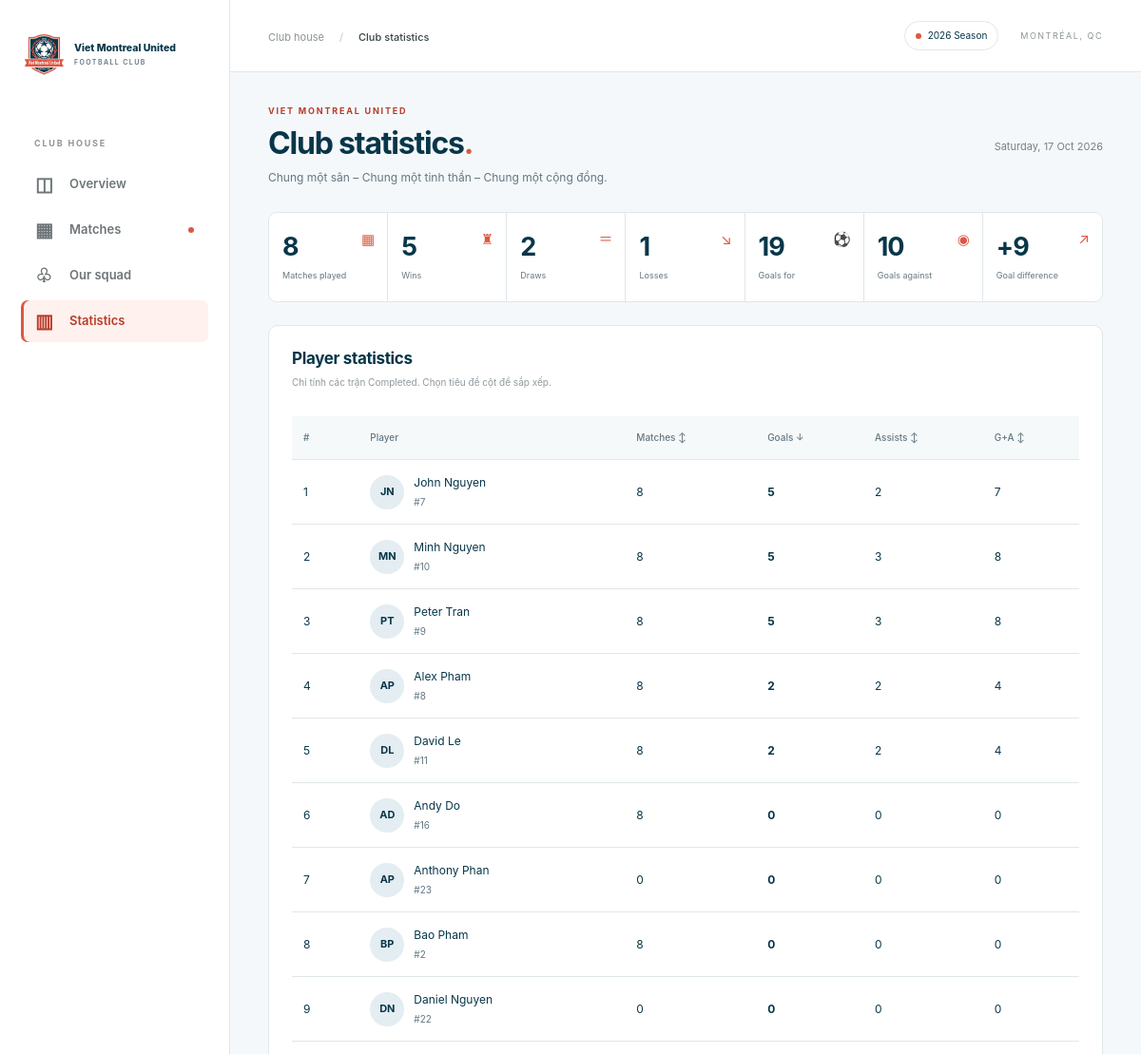
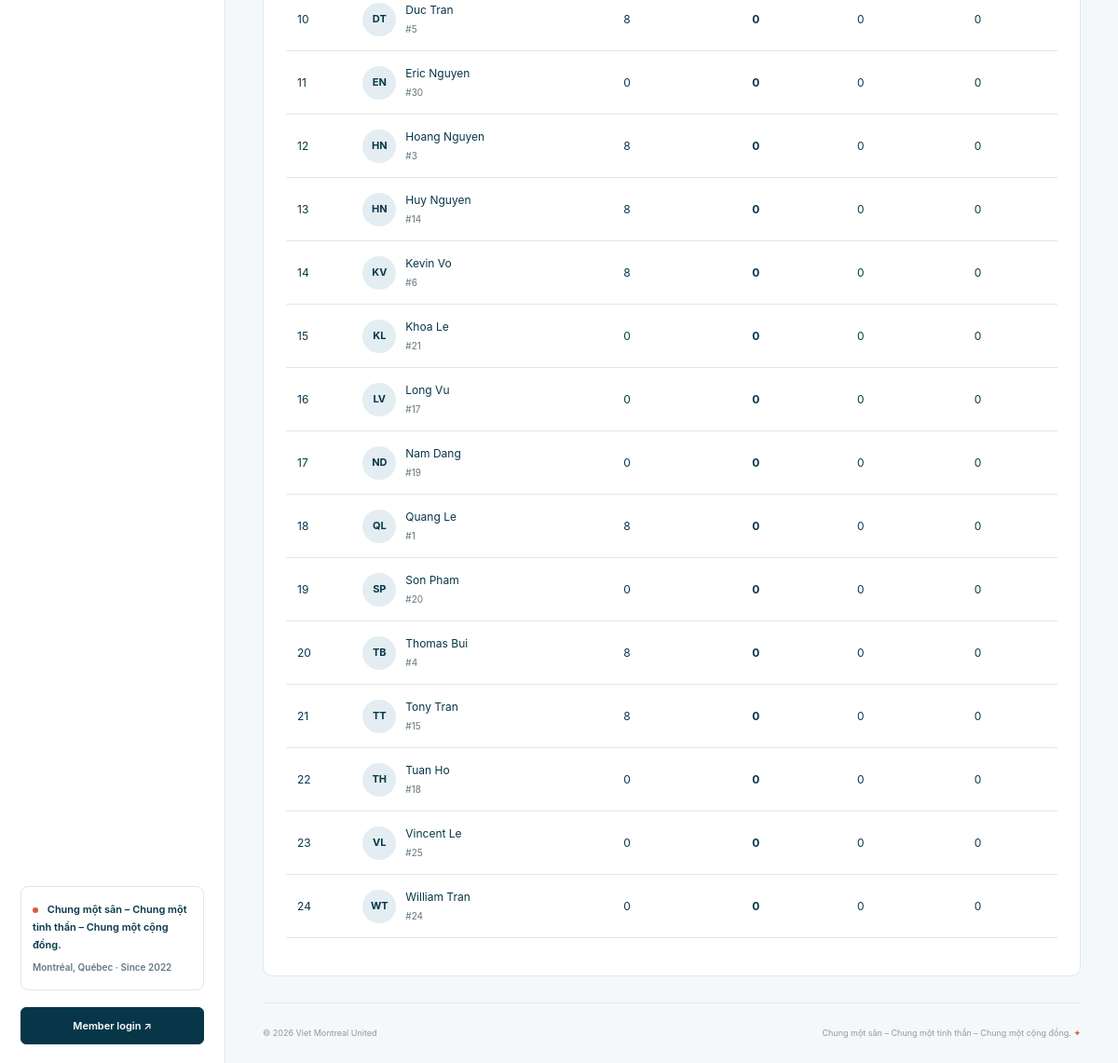
Screenshot of /index.php?page=statistics with the database file from the repository (2 pictures, top to bottom).
### tables this page shows
CREATE TABLE players (
 id INT UNSIGNED AUTO_INCREMENT PRIMARY KEY,
 full_name VARCHAR(120) NOT NULL,
 jersey_number VARCHAR(20) NOT NULL,
 jersey_key VARCHAR(20) GENERATED ALWAYS AS (LOWER(TRIM(jersey_number))) STORED,
 CONSTRAINT players_jersey_nonempty CHECK (CHAR_LENGTH(TRIM(jersey_number)) > 0),
 UNIQUE KEY players_jersey_unique (jersey_key),
 birth_year SMALLINT UNSIGNED NULL,
 photo_path VARCHAR(190) NULL,
 is_active TINYINT(1) NOT NULL DEFAULT 1,
 created_at TIMESTAMP NOT NULL DEFAULT CURRENT_TIMESTAMP,
 updated_at TIMESTAMP NOT NULL DEFAULT CURRENT_TIMESTAMP ON UPDATE CURRENT_TIMESTAMP
);

### public/index.php (called while the page is built, shortened)
<?php
$page=is_string($_GET['page'] ?? null)?$_GET['page']:'home';
$routes=['home'=>'home','matches'=>'matches','match'=>'match','players'=>'players','profile'=>'profile','statistics'=>'statistics','login'=>'login','account'=>'account','admin'=>'home','admin-players'=>'admin-players','admin-player-edit'=>'admin-player-edit','admin-matches'=>'admin-matches','admin-match-edit'=>'admin-match-edit','admin-attendance'=>'admin-match-data','admin-stats'=>'admin-match-data','admin-users'=>'admin-users','admin-settings'=>'admin-settings'];
try { require __DIR__.'/../app/views/'.$routes[$page].'.php'; $content=ob_get_clean(); }
catch (DomainException $e) { ob_end_clean(); abort_page(404,$e->getMessage()); }
require __DIR__.'/../app/views/layout.php';

### app/views/statistics.php (the view)
<?php require_once __DIR__.'/components.php'; metric_cards(); $sort=is_string($_GET['sort'] ?? null)?$_GET['sort']:'goals'; ?>
<section class="panel mt-4"><?php section_heading('Player statistics'); ?><p class="panel-subtitle">Chỉ tính các trận Completed. Chọn tiêu đề cột để sắp xếp.</p><div class="table-responsive"><table class="table"><thead><tr><th>#</th><th>Player</th><?php foreach(['played'=>'Matches','goals'=>'Goals','assists'=>'Assists','contributions'=>'G+A'] as $key=>$label): ?><th><a href="<?= url('statistics',['sort'=>$key]) ?>"><?= $label ?> <?= $sort===$key?'↓':'↕' ?></a></th><?php endforeach; ?></tr></thead><tbody><?php foreach(rankings($sort) as $i=>$p): ?><tr><td><?= $i+1 ?></td><td><a class="table-player" href="<?= url('profile',['id'=>$p['id']]) ?>"><?= avatar($p) ?><span><?= e($p['full_name']) ?><small>#<?= e($p['jersey_number']) ?></small></span></a></td><td><?= e($p['played']) ?></td><td><strong><?= e($p['goals']) ?></strong></td><td><?= e($p['assists']) ?></td><td><?= e($p['contributions']) ?></td></tr><?php endforeach; ?></tbody></table></div></section>

### app/functions.php (shortened to what this page needs)
<?php
function e(mixed $value): string { return htmlspecialchars((string)($value ?? ''), ENT_QUOTES | ENT_SUBSTITUTE, 'UTF-8'); }
function query(string $sql, array $args=[]): array { $s=$GLOBALS['pdo']->prepare($sql); $s->execute($args); return $s->fetchAll(); }
function url(string $page='home', array $args=[]): string { return 'index.php?'.http_build_query(['page'=>$page]+$args); }
function rankings(string $sort='goals'): array {
    $sort=in_array($sort,['goals','assists','played','contributions'],true)?$sort:'goals';
    return query("SELECT p.*,COALESCE(s.goals,0) AS goals,COALESCE(s.assists,0) AS assists,COALESCE(s.goals,0)+COALESCE(s.assists,0) AS contributions,COALESCE(a.played,0) AS played FROM players p LEFT JOIN (SELECT s.player_id,SUM(s.goals) AS goals,SUM(s.assists) AS assists FROM player_match_stats s JOIN matches m ON m.id=s.match_id WHERE m.status='Completed' GROUP BY s.player_id) s ON s.player_id=p.id LEFT JOIN (SELECT a.player_id,COUNT(*) AS played FROM match_availability a JOIN matches m ON m.id=a.match_id WHERE m.status='Completed' AND a.status='YES' GROUP BY a.player_id) a ON a.player_id=p.id ORDER BY $sort DESC,p.full_name,p.id");
}
function initials(string $name): string { $a=preg_split('/\s+/u',trim($name)); return mb_strtoupper(mb_substr($a[0],0,1).mb_substr(end($a),0,1)); }
function avatar(array $p): string {
    $photo=$p['photo_path'] ?? null;
    return '<span class="avatar">'.e(initials($p['full_name'])).'</span>';
}

### public/assets/app.css (style rules this page uses)
:root { --ink:#073649;--accent:#b83c2b;--accent-light:#ffd9cf;--muted:#7a8083;--line:#e2e7e9;--bg:#f3f6f7 }
* { box-sizing:border-box }
body { margin:0;background:var(--bg);color:#25343b;font-family:Inter,"Segoe UI",Arial,sans-serif;font-size:14px }
a { color:inherit;text-decoration:none }
.panel { border:1px solid var(--line);border-radius:10px;background:#fff;padding:24px;min-width:0 }
.panel-subtitle { font-size:10px;color:#90999d;margin-bottom:13px }
.avatar { width:36px;height:36px;border-radius:50%;display:inline-flex;align-items:center;justify-content:center;background:#dee9ed;color:#5c7783;font-size:11px;font-weight:700;object-fit:cover;flex-shrink:0 }
.table { font-size:12px;margin-top:15px;white-space:nowrap }
.table>:not(caption)>*>* { padding:15px 12px;border-color:var(--line);vertical-align:middle;color:var(--ink) }
.table th { font-size:10px;font-weight:500;background:#f5f9fa;color:var(--muted) }
.table small { display:block;font-size:10px;color:var(--muted);margin-top:4px }
.table-player { display:flex;align-items:center;gap:10px }

### public/assets/club-theme.css (style rules this page uses)
:root { --club-navy: #073649; --club-coral: #dc5743; --club-coral-dark: #b83c2b; --club-coral-pale: #fff1ed; --ink: var(--club-navy); --accent: var(--club-coral-dark); --muted: #647780; --line: #dfe7eb; --bg: #f5f8fa; }
body { color: var(--club-navy); }
.avatar, .leader-row:nth-child(3n) .avatar { background: #e3edf2; color: var(--club-navy); }

### rows the page displays
players: full_name "JN", full_name "John Nguyen", jersey_number "7", played "8", goals "5", assists "2", contributions "7"
players: full_name "MN", full_name "Minh Nguyen", jersey_number "10", played "8", goals "5", assists "3", contributions "8"
players: full_name "PT", full_name "Peter Tran", jersey_number "9", played "8", goals "5", assists "3", contributions "8"
players: full_name "AP", full_name "Alex Pham", jersey_number "8", played "8", goals "2", assists "2", contributions "4"
players: full_name "DL", full_name "David Le", jersey_number "11", played "8", goals "2", assists "2", contributions "4"
players: full_name "AD", full_name "Andy Do", jersey_number "16", played "8", goals "0", assists "0", contributions "0"
players: full_name "AP", full_name "Anthony Phan", jersey_number "23", played "0", goals "0", assists "0", contributions "0"
players: full_name "BP", full_name "Bao Pham", jersey_number "2", played "8", goals "0", assists "0", contributions "0"
players: full_name "DN", full_name "Daniel Nguyen", jersey_number "22", played "0", goals "0", assists "0", contributions "0"
players: full_name "DT", full_name "Duc Tran", jersey_number "5", played "8", goals "0", assists "0", contributions "0"
players: full_name "EN", full_name "Eric Nguyen", jersey_number "30", played "0", goals "0", assists "0", contributions "0"
players: full_name "HN", full_name "Hoang Nguyen", jersey_number "3", played "8", goals "0", assists "0", contributions "0"
players: full_name "HN", full_name "Huy Nguyen", jersey_number "14", played "8", goals "0", assists "0", contributions "0"
players: full_name "KV", full_name "Kevin Vo", jersey_number "6", played "8", goals "0", assists "0", contributions "0"
players: full_name "KL", full_name "Khoa Le", jersey_number "21", played "0", goals "0", assists "0", contributions "0"
players: full_name "LV", full_name "Long Vu", jersey_number "17", played "0", goals "0", assists "0", contributions "0"
players: full_name "ND", full_name "Nam Dang", jersey_number "19", played "0", goals "0", assists "0", contributions "0"
players: full_name "QL", full_name "Quang Le", jersey_number "1", played "8", goals "0", assists "0", contributions "0"
players: full_name "SP", full_name "Son Pham", jersey_number "20", played "0", goals "0", assists "0", contributions "0"
players: full_name "TB", full_name "Thomas Bui", jersey_number "4", played "8", goals "0", assists "0", contributions "0"
players: full_name "TT", full_name "Tony Tran", jersey_number "15", played "8", goals "0", assists "0", contributions "0"
players: full_name "TH", full_name "Tuan Ho", jersey_number "18", played "0", goals "0", assists "0", contributions "0"
players: full_name "VL", full_name "Vincent Le", jersey_number "25", played "0", goals "0", assists "0", contributions "0"
players: full_name "WT", full_name "William Tran", jersey_number "24", played "0", goals "0", assists "0", contributions "0"

### other values shown
$icon "◫"
$label "Overview"
$icon "▦"
$label "Matches"
$icon "♧"
$label "Our squad"
$icon "▥"
$label "Statistics"
club_slogan() "Chung một sân – Chung một tinh thần – Chung một cộng đồng."
$title "Club statistics"
$settings['season_label'] "2026 Season"
$s[$k] "8"
$label "Matches played"
$icon "♜"
$s[$k] "5"
